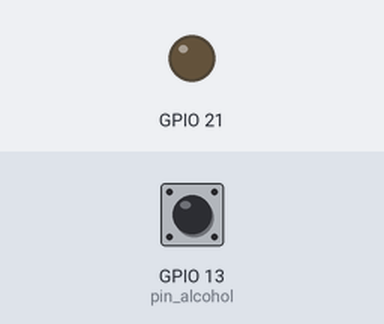
The program below on a simulated Raspberry Pi (BCM pin numbers). Parts: output pins drawn as LEDs (lit = HIGH). Dashed ring = blinking. Inputs (shaded band) come from the test bench; at power-on: GPIO 13 (pin_alcohol) LOW. What the program prints to the terminal is not drawn.

Above: at 0.1 s.
At 1.2 s:
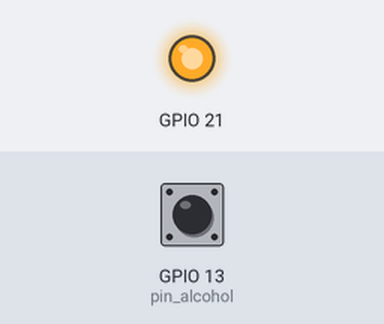
1.3 s: GPIO 13 (pin_alcohol) pulled HIGH for 3.2 s
At 5.9 s:
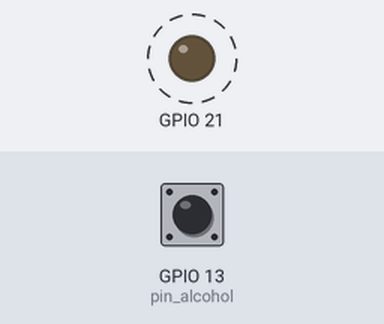
Timing chart, 0 to 13.0 s (numbered marks = the images above; inputs shaded):
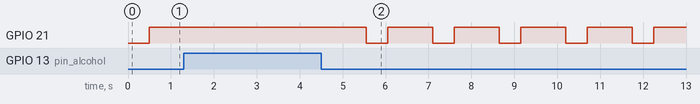

The program:

alcohol.py
```python
import RPi.GPIO as GPIO
import time

pin_alcohol=13

GPIO.setmode(GPIO.BCM)
GPIO.setup(pin_alcohol, GPIO.IN, pull_up_down=GPIO.PUD_DOWN)
GPIO.setup(21,GPIO.OUT)#fengmingqi


try:
    while True:
        status = GPIO.input(pin_alcohol)
        if status == True:
            print('没有检测到xiyan')
            GPIO.output(21,GPIO.HIGH)
            time.sleep(1)
        else:
            print('检测到有xiyan')
            GPIO.output(21,GPIO.LOW)
            time.sleep(0.5)
            GPIO.output(21,GPIO.HIGH)
            time.sleep(0.05)

        time.sleep(1)
except KeyboradInterrupt:
    GPIO.cleanup()
```
